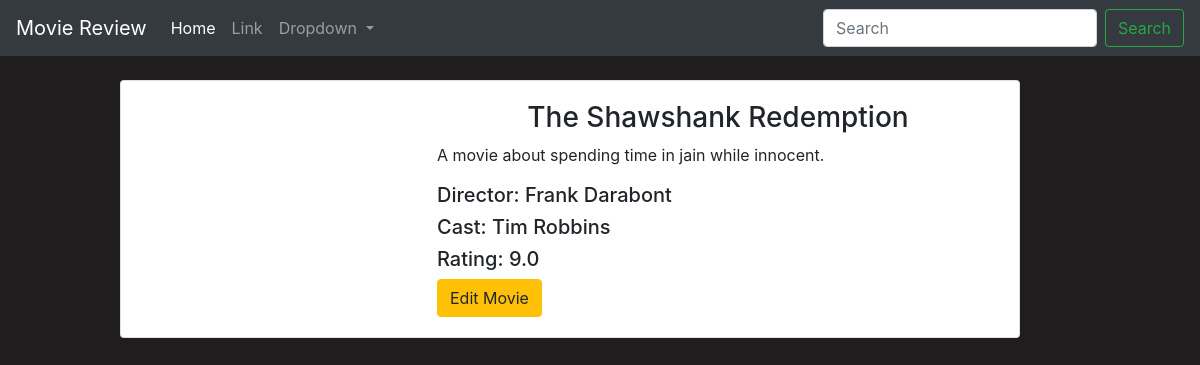
/details/4/, run on the app's committed database.
### main/models.py (models this page shows, shortened)
class Movie(models.Model):
    name = models.CharField(max_length=300)
    director = models.CharField(max_length=300)
    cast = models.CharField(max_length=800)
    description = models.TextField(max_length=5000)
    release_date = models.DateField()
    averageRating = models.FloatField()
    image = models.URLField(default=None, null=True)

### main/views.py (the view)
# urls.py: path('details/<int:id>/', views.details, name='detail'),
def details(request, id):
    movie = Movie.objects.get(id=id) # select * from movie where id=id
    context = {
        'movie': movie
    }
    if id <= len(Movie.objects.all()):
        return render(request, 'main/details.html', context)
    else:
        return HttpResponse("<h1>This page doesn't exist</h1>")

### main/templates/main/details.html (shortened to what this page needs)
{% extends 'main/base.html'%}
{%block content%}
<div class="containter center-containter">
    <br>
    <div class="card">
        <div class="card-body">
            <div class="row">
                <div class="col-md-4">
                </div>
                <div class="col-md-8">
                    <h3 class="text-center">{{movie.name}}</h3>
                    <p>{{movie.description}}</p>
                    <h5>Director: {{movie.director}}</h5>
                    <h5>Cast: {{movie.cast}}</h5>
                    <h5>Rating: {{movie.averageRating}}</h5>
                    <a href="{% url 'main:edit_movies' movie.id %}" class="btn btn-warning">Edit Movie</a>
                </div>
            </div>
        </div>
    </div>
</div>
{%endblock%}

### main/static/css/main.css (style rules this page uses)
body { background-color: #1f1d1d; }
.center-containter { width:900px; margin-left: 10%; }

### data on the page
Movie: name "The Shawshank Redemption", description "A movie about spending time in jain while innocent.", director "Frank Darabont", cast "Tim Robbins", averageRating "9.0"
